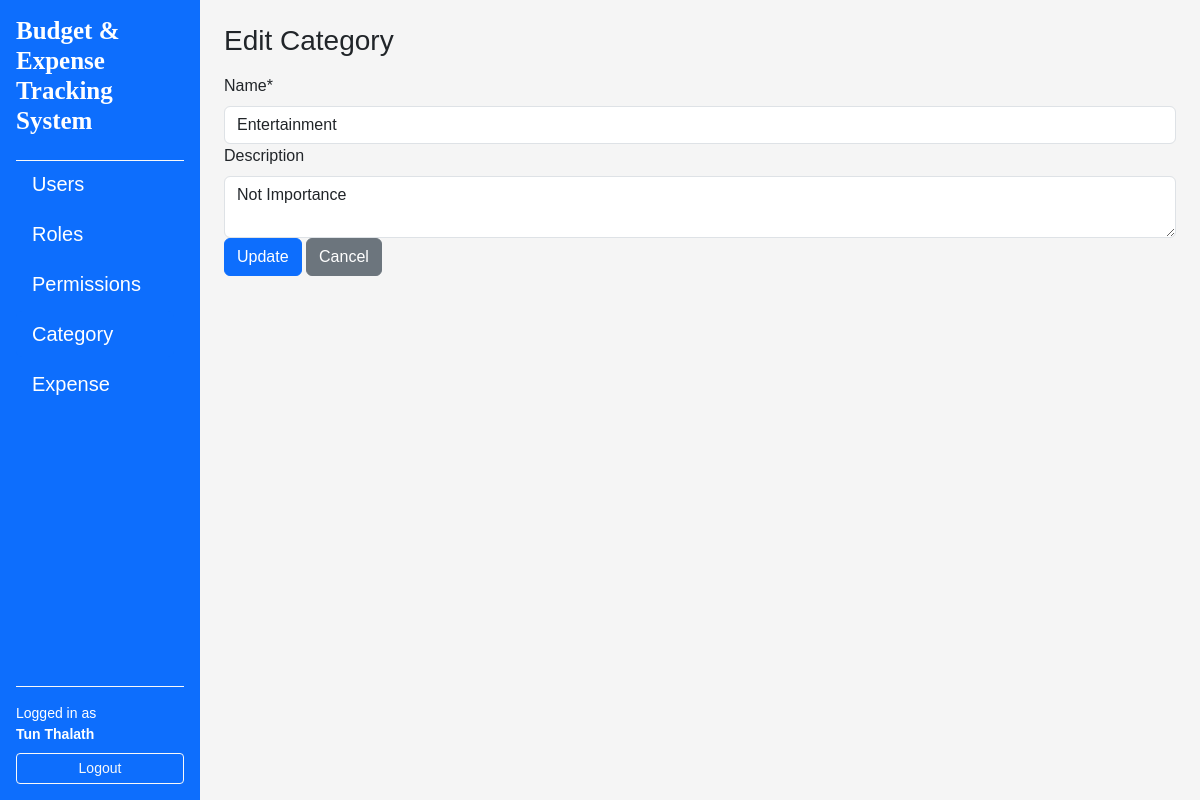
The page /categories/2/edit (signed in) on the database as committed earlier.
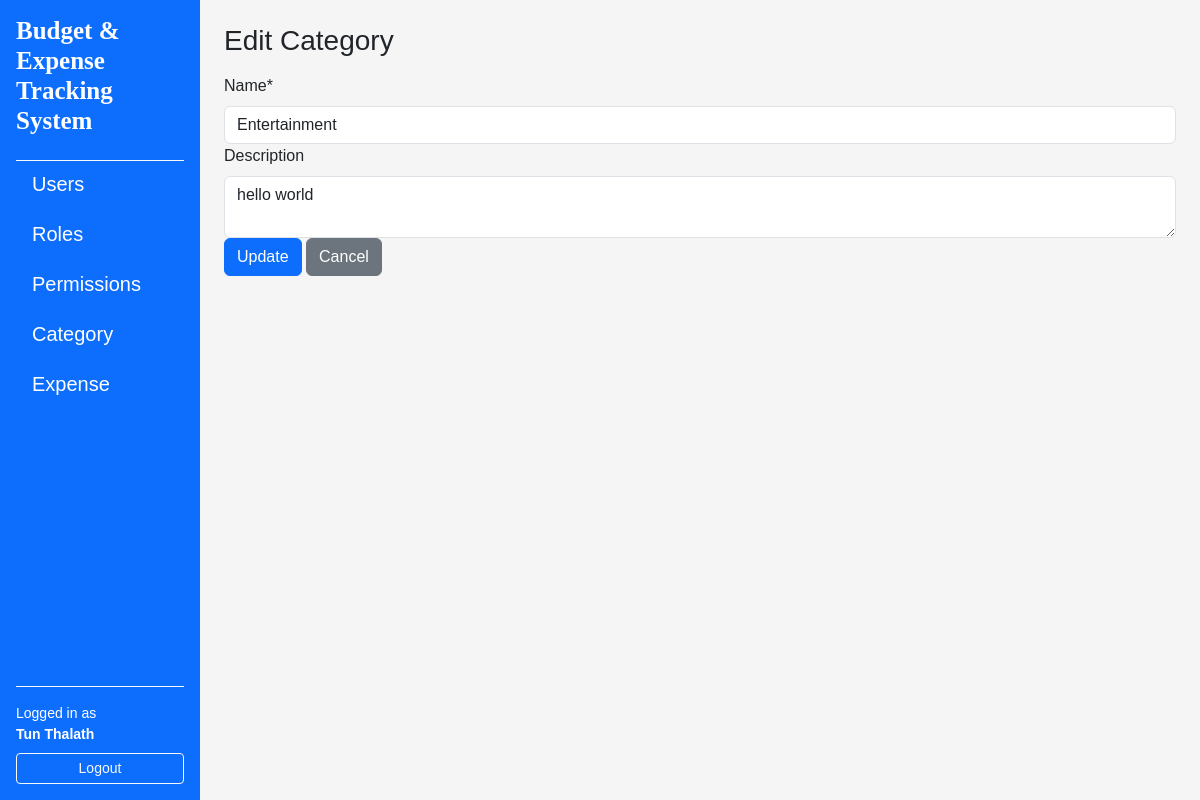
The same page on the database as committed later.
### app/models/categories.py (models this page shows, shortened)
class Category(db.Model):
    __tablename__="categories"
    id = db.Column(db.Integer, primary_key=True)
    name = db.Column(db.String(15), unique=True, nullable=False)
    description = db.Column(db.String(255))
    created_at = db.Column(db.DateTime, default=datetime.utcnow, nullable=False)
    updated_at = db.Column(db.DateTime, default=datetime.utcnow, onupdate=datetime.utcnow, nullable=False)
    expenses = db.relationship("Expense", secondary=expense_categories, back_populates="categories")

### app/routes/category_routes.py (the view, shortened to what this page needs)
@category_bp.route("/<int:category_id>/edit", methods=["GET", "POST"])
@login_required
def edit(category_id: int):
    category = CategoryService.get_by_id(category_id)
    if category is None:
        abort(404)
    form = CategoryEditForm(original_category=category, obj=category)
    return render_template("categories/edit.html", category=category, form=form)

### app/forms/category_forms.py
class CategoryEditForm(FlaskForm):
    name = StringField(
        "Name*",
        validators=[DataRequired()],
        render_kw={"placeholder": "Enter category name"}
    )
    description = TextAreaField(
        "Description",
        validators=[DataRequired()]
    )
    submit = SubmitField("Update")
    def __init__(self, original_category: Category, *args, **kwargs):
        super().__init__(*args, **kwargs)
        self.original_category = original_category

### app/services/category_services.py (called while the page is built)
    @staticmethod
    def get_by_id(category_id: int) -> Optional[Category]:
        return Category.query.get(category_id)

### app/templates/categories/edit.html (shortened to what this page needs)
{% extends "layouts/base.html" %}
{% block content %}
<h1 class="h3 mb-3"> Edit Category </h1>
<form method="post", novalidate>
     {% include "categories/_form.html" %}
</form>
{% endblock %}

### app/templates/categories/_form.html (shortened to what this page needs)
<div class="mb=3">
    {{ form.name.label(class="form-label") }}
    {{ form.name(class="form-control") }}
</div>
<div class="mb=3">
    {{ form.description.label(class="form-label") }}
    {{ form.description(class="form-control") }}
</div>
<div>
    {{ form.submit(class="btn btn-primary") }}
    <a href="{{ url_for('categories.index') }}" class="btn btn-secondary"> Cancel</a>
</div>

Rows that differ between the two databases and show on the page:
changed Category "Entertainment": description "Not Importance" → "hello world"
